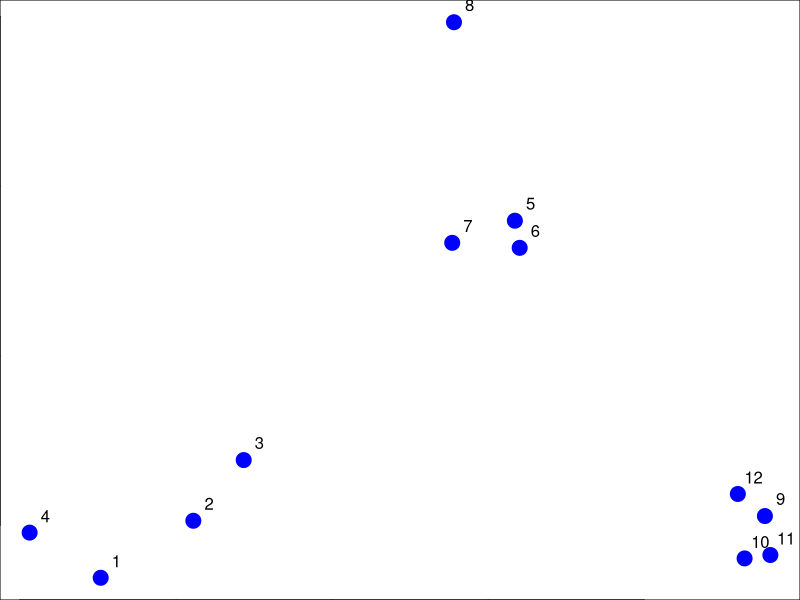
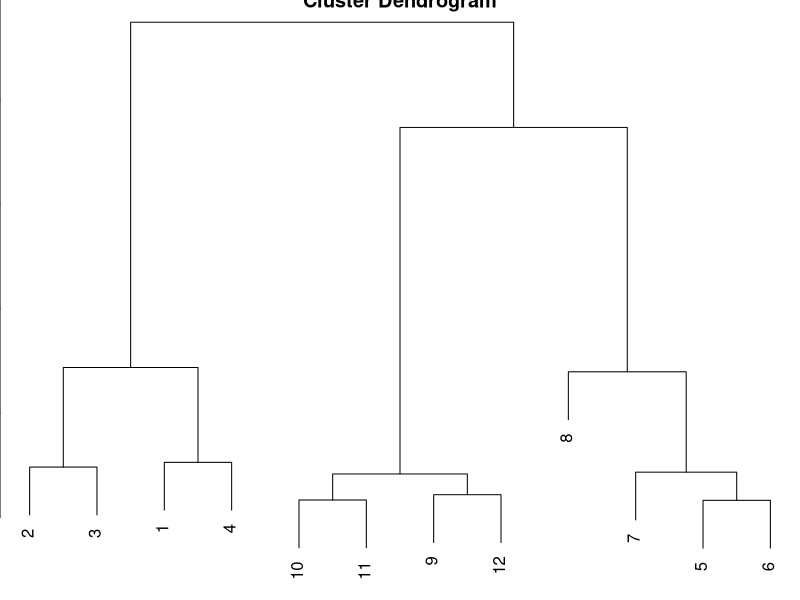
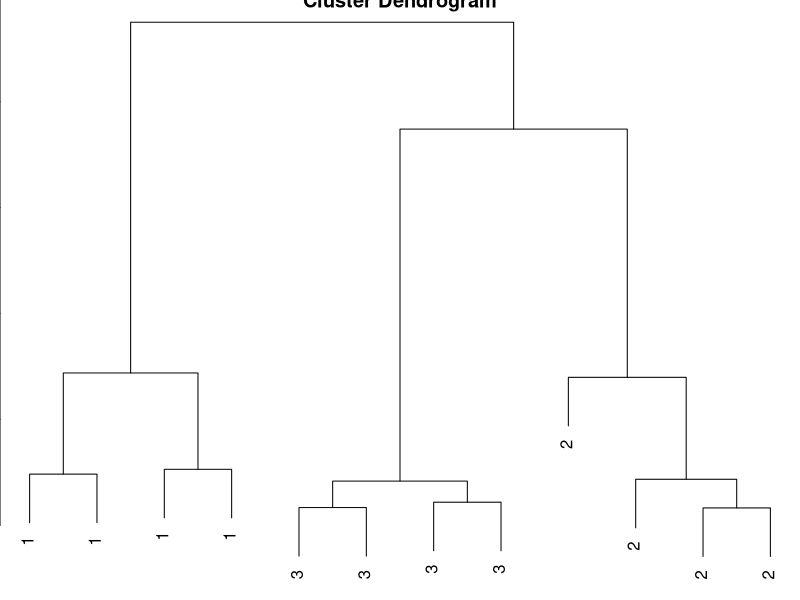
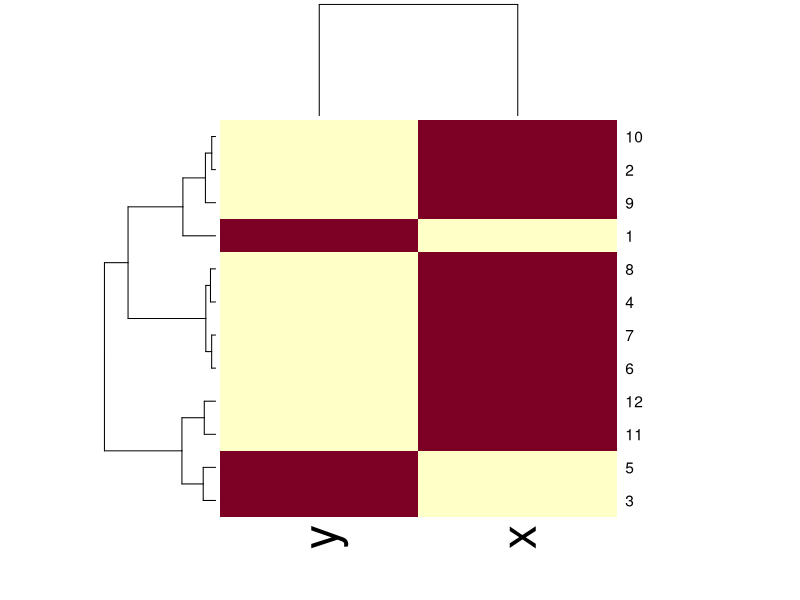

The R script that drew these images, in order: (Note: this script raises an error after producing the figures.)

#this is to set a fake random which can be reproduced
set.seed(1234)
par(mar = c(0,0,0,0))
x <- rnorm(12, mean = rep(1:3, each = 4), sd = 0.2)
y <- rnorm(12, mean = rep(c(1,2,1), each = 4), sd = 0.2)
plot(x, y, col = "blue", pch = 19, cex = 2)
text(x+0.05, y+0.05, labels = as.character(1:12))
data <- data.frame(x=x,y=y)
distxy <- dist(data)

#cluster the points
hClustering <- hclust(distxy)  
plot(hClustering)
plot(hClustering, lab = rep(1:3, each = 4), lab.col = rep(1:3, each = 4))

#Heatmap
set.seed(143)
dataMatrix <- as.matrix(data)[sample(1:12), ]
heatmap(dataMatrix)

set.sead(678910)
dataMatrix <- matrix (rnorm(400), nrow = 40)
for (i in 1:40)
{
  #flip a coin
  coinFlip <- rbinom(1, size = 1, prob = 0.5)
  if (coinFlip)
  {
    dataMatrix[i, ] <- dataMatrix[i, ] + rep(c(0,3), each = 5)
  }
}
par(mar = rep(0.2, 4))
heatmap(dataMatrix)
image(1:10, 1:40, t(dataMatrix)[, nrow(dataMatrix):1])
heatmap(dataMatrix)

#kmeans
kmeansObj <- kmeans(data, centers = 3)
names(kmeansObj)
kmeansObj$cluster
plot(x, y, col = kmeansObj$cluster, pch = 19, cex = 2)
points(kmeansObj$centers, col=1:3, pch = 3, cex =3, lwd = 3)


#grDevice is a good color package
pal <- colorRamp(c("red", blue))